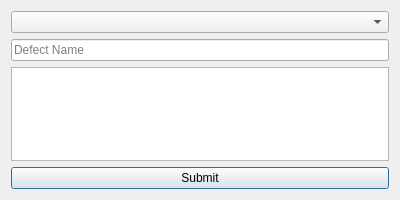
<?xml version="1.0" encoding="UTF-8"?>
<ui version="4.0">
 <class>EditDefectDialog</class>
 <widget class="QDialog" name="EditDefectDialog">
  <property name="geometry">
   <rect>
    <x>0</x>
    <y>0</y>
    <width>400</width>
    <height>200</height>
   </rect>
  </property>
  <property name="windowTitle">
   <string>Edit Defect</string>
  </property>
  <layout class="QVBoxLayout" name="verticalLayout">
   <item>
    <widget class="QComboBox" name="defectListComboBox"/>
   </item>
   <item>
    <widget class="QLineEdit" name="defectNameLineEdit">
     <property name="placeholderText">
      <string>Defect Name</string>
     </property>
    </widget>
   </item>
   <item>
    <widget class="QTextEdit" name="defectDescriptionTextEdit"/>
   </item>
   <item>
    <layout class="QHBoxLayout" name="horizontalLayout">
     <item>
      <widget class="QPushButton" name="submitButton">
       <property name="text">
        <string>Submit</string>
       </property>
      </widget>
     </item>
    </layout>
   </item>
  </layout>
 </widget>
 <resources/>
 <connections/>
</ui>
